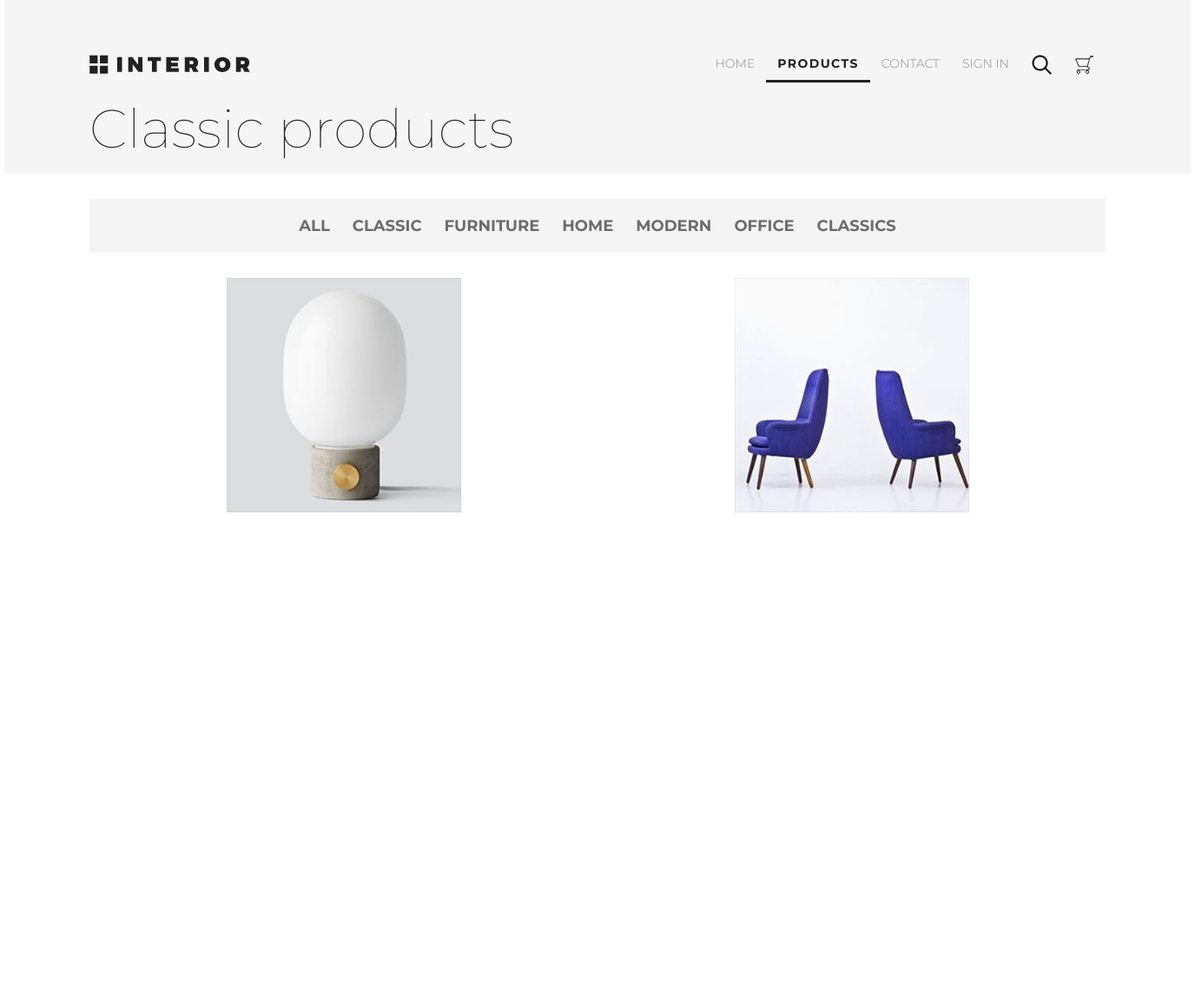
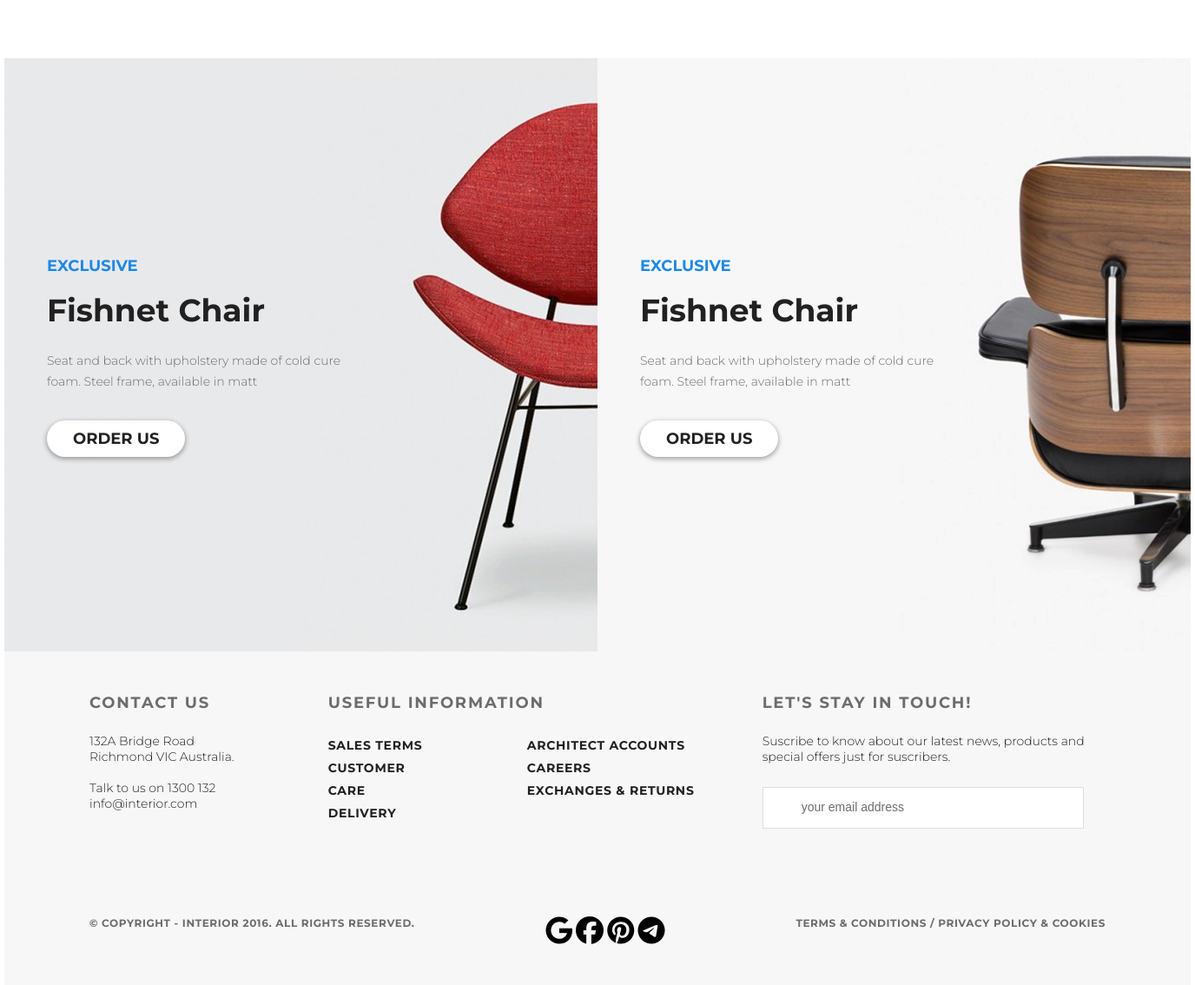
Page /category/1/ on the committed database (2 pictures, top to bottom).
### mainapp/models.py (models this page shows, shortened)
class ProductCategory(models.Model):
    name = models.CharField(verbose_name="name", max_length=64, unique=True)
    description = models.TextField(verbose_name="description", blank=True, max_length=128)
    is_active = models.BooleanField(verbose_name="active", default=True)

class Product(models.Model):
    category = models.ForeignKey(ProductCategory, on_delete=models.CASCADE)
    name = models.CharField(verbose_name="Product name", max_length=64)
    image = models.ImageField(verbose_name="Product image", upload_to="product_images",blank=True)
    shortdesc = models.TextField(verbose_name="Short products description", blank=True, max_length=64)
    description = models.TextField(verbose_name="Product description", blank=True, max_length=128)
    price = models.DecimalField(verbose_name="Price", max_digits=8, decimal_places=2, default=0)
    quantity = models.PositiveIntegerField(verbose_name="Quantity", default=0)
    is_active = models.BooleanField(verbose_name="active", default=True)

### mainapp/views.py (the view)
# urls.py: path('category/<int:pk>/', mainapp.category, name='category'),
def category(request, pk):
    pk = int(pk)
    if pk == 0:
        category = {
            'pk': 0,
            'name': 'all'
        }
        category_products = Product.objects.all()
    else:
        category = get_object_or_404(ProductCategory, pk=pk)
        category_products = category.product_set.all()
    context = {
        'page_title': 'Category page',
        'products_menu': get_products_menu(),
        'category_products': category_products,
        'category': category,
        'basket': get_basket(request),
    }
    return render(request, 'mainapp/category_products.html', context)

### mainapp/views.py (called while the page is built)
def get_products_menu():
    return ProductCategory.objects.all()

def get_basket(request):
    if request.user.is_authenticated:
        return request.user.basket.all().order_by('product__category')
    else:
        return []

### mainapp/templates/mainapp/category_products.html (shortened to what this page needs)
{% extends 'mainapp/base.html' %}
{% load static %}
{% block container %}
        <div class="header_product padding-site">
            {% include 'mainapp/includes/inc_menu.html' %}
            <h2 class="h2-product">{{ category.name|title }} products</h2>
        </div>
        <div class="products-range padding-site">
            <div class="products-range-header">
                {% include 'mainapp/includes/inc_products_menu.html' %}
            </div>
            <div class="products-range-box">
                {% for product in category_products %}
                <div class="product" style="background-image:url('/media/{{ product.image }}')">
                </div>
                {% endfor %}
            </div>
        </div>
        <div class="promo_products">
            <div class="promo1">
                <div class="promo_text_box">
                    <p class="exclusive">Exclusive</p>
                    <h3 class="promo_h3">Fishnet Chair</h3>
                    <p class="promo_text">Seat and back with upholstery made of cold cure foam. Steel frame, available in matt</p>
                    <a href="#" class="order_button">Order Us</a>
                </div>
            </div>
            <div class="promo2">
                <div class="promo_text_box">
                    <p class="exclusive">Exclusive</p>
                    <h3 class="promo_h3">Fishnet Chair</h3>
                    <p class="promo_text">Seat and back with upholstery made of cold cure foam. Steel frame, available in matt</p>
                    <a href="#" class="order_button">Order Us</a>
                </div>
            </div>
        </div>
{% endblock %}

### mainapp/templates/mainapp/includes/inc_products_menu.html
{% load static %}
<ul class="menu">
    <li class="menu_list">
        <a href="{% url 'main:category' 0 %}" class="products-range-menu {% if request.resolver_match.kwargs.pk == '0' %}products-range-menu-active{% endif %}">All</a></li>
    {% for category in products_menu  %}
    <li class="menu_list">
        <a href="{% url 'main:category' category.pk %}" class="products-range-menu">
            {{ category.name }}
        </a>
    </li>
    {% endfor %}
</ul>

### static/css/style.css (style rules this page uses)
* { margin: 0; padding: 0; }
a { text-decoration: none; }
body { font-family: 'Montserrat', sans-serif; }
.menu_list { list-style-type: none; }
.order_button { box-shadow: 0 2px 5px 1px rgba(33, 33, 33, 0.35); border-radius: 23px; background-color: #ffffff; color: #212121; font-size: 18px; font-weight: 700; text-transform: uppercase; padding: 10px 30px; display: inline-block; }
.menu { display: flex; }
.exclusive { color: #1e88e5; font-size: 18px; font-weight: 700; text-transform: uppercase; margin-bottom: 18px; }
.promo_text { color: #6c6c6c; font-size: 14px; font-weight: 300; line-height: 24.04px; width: 374px; margin-top: 24px; margin-bottom: 33px; letter-spacing: 0px; }
.promo_h3 { color: #212121; font-size: 36px; font-weight: 700; }
.promo1 { height: 683px; width: 683px; background-image: url(/static/img/promo-img1.jpg) }
.promo2 { height: 683px; width: 683px; background-image: url(/static/img/promo-img.jpg) }
.promo_products { display: flex; justify-content: center; }
.promo_text_box { padding-left: 49px; padding-bottom: 255px; padding-top: 228px; }
.product { width: 270px; height: 270px; background-size: contain; background-position: center; }
.padding-site { padding-left: 98px; padding-right: 98px; }
::placeholder { color: #6c6c6c; font-size: 14px; font-weight: 300; padding-left: 19px; padding-top: 17px; padding-bottom: 17px; }
.header_product { background-color: #f5f5f5; height: 200px; display: flex; flex-direction: column; justify-content: space-between }
.h2-product { color: #212121; font-size: 62px; font-weight: 100; padding-bottom: 44px; padding-top: 20px; }
.products-range-menu { color: #6c6c6c; font-size: 18px; font-weight: 700; text-transform: uppercase; padding: 10px 13px; }
.products-range-header { background-color: #f4f4f4; height: 70px; display: flex; justify-content: center; align-items: center; margin-top: 29px; margin-bottom: 29px; }
.products-range { display: flex; flex-direction: column; height: 1000px; }
.products-range-box { display: flex; flex-wrap: wrap; justify-content: space-around; height: 1000px; }

### rows in the picture
ProductCategory: name "Classic", name "CLASSIC"
ProductCategory: name "FURNITURE"
ProductCategory: name "HOME"
ProductCategory: name "MODERN"
ProductCategory: name "OFFICE"
ProductCategory: name "CLASSICS"
Product: image (picture)
Product: image (picture)
